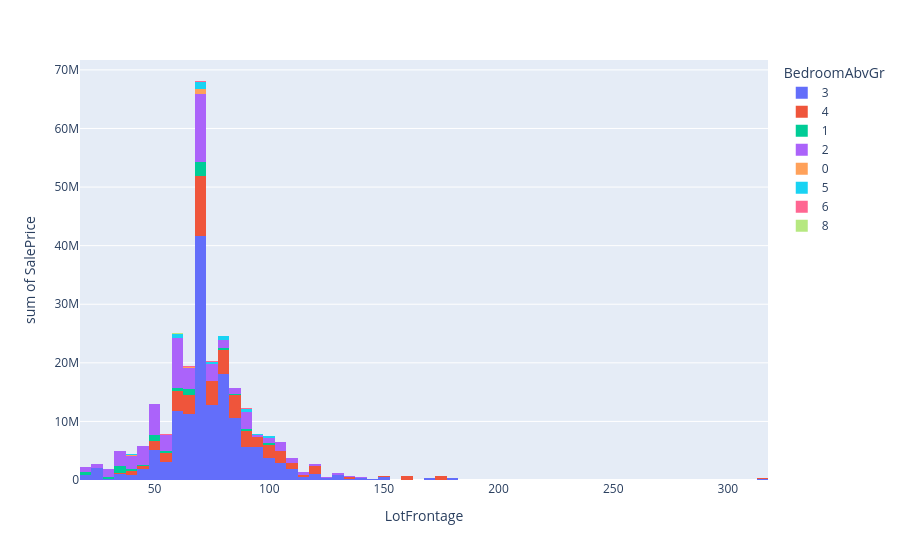

Write notebook code for a chart like this one.
### Code cell
px.histogram(data_frame=df, x="LotFrontage", y="SalePrice", color="BedroomAbvGr")

### Figure 1 — Plotly figure (JSON) as saved in the notebook; plotly's stock layout.template omitted (floating-point values rounded to 4 significant figures; data arrays with more than 128 entries replaced by an {"elided": "..."} marker saying what was removed)
{"data": [{"alignmentgroup": "True", "bingroup": "x", "histfunc": "sum", "hovertemplate": "BedroomAbvGr=3<br>LotFrontage=%{x}<br>sum of SalePrice=%{y}<extra></extra>", "legendgroup": "3", "marker": {"color": "#636efa", "pattern": {"shape": ""}}, "name": "3", "offsetgroup": "3", "orientation": "v", "showlegend": true, "type": "histogram", "x": {"elided": "804 float values"}, "xaxis": "x", "y": {"elided": "804 int values"}, "yaxis": "y"}, {"alignmentgroup": "True", "bingroup": "x", "histfunc": "sum", "hovertemplate": "BedroomAbvGr=4<br>LotFrontage=%{x}<br>sum of SalePrice=%{y}<extra></extra>", "legendgroup": "4", "marker": {"color": "#EF553B", "pattern": {"shape": ""}}, "name": "4", "offsetgroup": "4", "orientation": "v", "showlegend": true, "type": "histogram", "x": {"elided": "213 float values"}, "xaxis": "x", "y": {"elided": "213 int values"}, "yaxis": "y"}, {"alignmentgroup": "True", "bingroup": "x", "histfunc": "sum", "hovertemplate": "BedroomAbvGr=1<br>LotFrontage=%{x}<br>sum of SalePrice=%{y}<extra></extra>", "legendgroup": "1", "marker": {"color": "#00cc96", "pattern": {"shape": ""}}, "name": "1", "offsetgroup": "1", "orientation": "v", "showlegend": true, "type": "histogram", "x": [85, 60, 48, 70.05, 70.05, 55, 63, 70.05, 70.05, 32, 70.05, 88, 38, 21, 70.05, 21, 100, 50, 34, 79, 65, 70.05, 21, 51, 53, 62, 21, 49, 70.05, 70.05, 70.05, 70.05, 36, 50, 52, 35, 43, 70.05, 21, 34, 37, 37, 71, 60, 65, 70.05, 51, 37, 70.05, 21], "xaxis": "x", "y": [143000, 68500, 239686, 180000, 235000, 103200, 501837, 149000, 82500, 324000, 61000, 394432, 245500, 81000, 212000, 86000, 289000, 39300, 133000, 316600, 143000, 140000, 75500, 60000, 264561, 274000, 84500, 423000, 141000, 143000, 165500, 144500, 131500, 35311, 79900, 199900, 181000, 187500, 80000, 196000, 155900, 197000, 146000, 60000, 367294, 144000, 175900, 136500, 149300, 92000], "yaxis": "y"}, {"alignmentgroup": "True", "bingroup": "x", "histfunc": "sum", "hovertemplate": "BedroomAbvGr=2<br>LotFrontage=%{x}<br>sum of SalePrice=%{y}<extra></extra>", "legendgroup": "2", "marker": {"color": "#ab63fa", "pattern": {"shape": ""}}, "name": "2", "offsetgroup": "2", "orientation": "v", "showlegend": true, "type": "histogram", "x": {"elided": "358 float values"}, "xaxis": "x", "y": {"elided": "358 int values"}, "yaxis": "y"}, {"alignmentgroup": "True", "bingroup": "x", "histfunc": "sum", "hovertemplate": "BedroomAbvGr=0<br>LotFrontage=%{x}<br>sum of SalePrice=%{y}<extra></extra>", "legendgroup": "0", "marker": {"color": "#FFA15A", "pattern": {"shape": ""}}, "name": "0", "offsetgroup": "0", "orientation": "v", "showlegend": true, "type": "histogram", "x": [68, 41, 64, 60, 70.05, 70.05], "xaxis": "x", "y": [385000, 286000, 144000, 108959, 145000, 260000], "yaxis": "y"}, {"alignmentgroup": "True", "bingroup": "x", "histfunc": "sum", "hovertemplate": "BedroomAbvGr=5<br>LotFrontage=%{x}<br>sum of SalePrice=%{y}<extra></extra>", "legendgroup": "5", "marker": {"color": "#19d3f3", "pattern": {"shape": ""}}, "name": "5", "offsetgroup": "5", "orientation": "v", "showlegend": true, "type": "histogram", "x": [90, 82, 92, 96, 70.05, 58, 70, 70.05, 75, 60, 80, 70.05, 102, 70.05, 85, 42, 90, 70.05, 60, 80, 60], "xaxis": "x", "y": [320000, 171000, 104000, 242000, 214500, 81000, 135000, 187500, 240000, 118500, 154300, 160000, 197000, 310000, 90000, 151400, 117500, 161500, 256000, 250000, 136000], "yaxis": "y"}, {"alignmentgroup": "True", "bingroup": "x", "histfunc": "sum", "hovertemplate": "BedroomAbvGr=6<br>LotFrontage=%{x}<br>sum of SalePrice=%{y}<extra></extra>", "legendgroup": "6", "marker": {"color": "#FF6692", "pattern": {"shape": ""}}, "name": "6", "offsetgroup": "6", "orientation": "v", "showlegend": true, "type": "histogram", "x": [70, 55, 70.05, 74, 80, 64, 91], "xaxis": "x", "y": [125000, 135900, 119000, 142600, 141000, 142953, 200000], "yaxis": "y"}, {"alignmentgroup": "True", "bingroup": "x", "histfunc": "sum", "hovertemplate": "BedroomAbvGr=8<br>LotFrontage=%{x}<br>sum of SalePrice=%{y}<extra></extra>", "legendgroup": "8", "marker": {"color": "#B6E880", "pattern": {"shape": ""}}, "name": "8", "offsetgroup": "8", "orientation": "v", "showlegend": true, "type": "histogram", "x": [60], "xaxis": "x", "y": [200000], "yaxis": "y"}], "layout": {"autosize": true, "barmode": "relative", "legend": {"title": {"text": "BedroomAbvGr"}, "tracegroupgap": 0}, "margin": {"t": 60}, "xaxis": {"anchor": "y", "autorange": true, "domain": [0, 1], "range": [17.5, 317.5], "title": {"text": "LotFrontage"}, "type": "linear"}, "yaxis": {"anchor": "x", "autorange": true, "domain": [0, 1], "range": [0, 71690000.0], "title": {"text": "sum of SalePrice"}, "type": "linear"}}}
